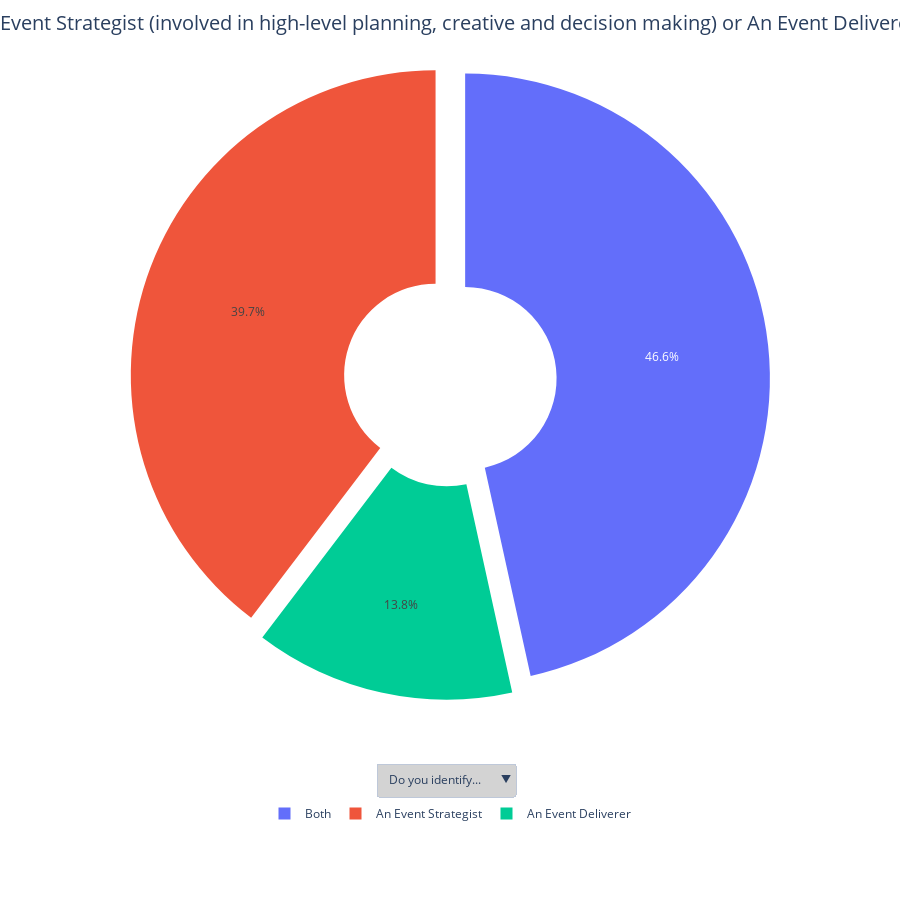

The cell this chart's notebook holds for it:
### Code cell
# Specify the column indices you want to visualize (replace with actual column names or indices)
columns_to_display = [ df.columns[1], df.columns[3] ,df.columns[15] ,df.columns[17] ,df.columns[19] ,df.columns[21] ,df.columns [22] ,df.columns[23] ,df.columns[24] ,df.columns[25]]

# Create an empty figure
fig = go.Figure()

# Add pie charts for each column, but make all but the first one invisible
for i, column in enumerate(columns_to_display):
    # Get the value counts for the current column
    value_counts = df[column].value_counts()
    
    # Create a pie chart for this column
    fig.add_trace(go.Pie(
        labels=value_counts.index,  # Unique answers
        values=value_counts.values,  # Counts of each unique answer
        visible=(i == 0),  # Make column 2 (first column in the list) visible by default
        name=column,
        hole=0.3,  # Optional: add a hole in the pie chart (donut style)
        pull=[0.05] * len(value_counts),  # Slightly pull slices apart for visual distinction
    ))

# Create the dropdown menu options with shorter titles if needed
dropdown_buttons = [
    {'label': col[:15] + '...' if len(col) > 15 else col,  # Shorten long column names
     'method': 'update',
     'args': [{'visible': [j == i for j in range(len(columns_to_display))]},  # Set visibility based on the selected column
              {'title': f'Totals for {col}'}],
     } 
    for i, col in enumerate(columns_to_display)
]

# Update the layout to include the dropdown menu and improve the layout
fig.update_layout(
    updatemenus=[{
        'buttons': dropdown_buttons,
        'direction': 'down',
        'showactive': True,
        'x': 0.5,  # Center the dropdown menu
        'xanchor': 'center',
        'y': -0.15,  # Move the dropdown higher (further off the bottom)
        'yanchor': 'bottom',
        'pad': {'r': 10, 't': 10},  # Reduce padding
        'font': {'size': 12},  # Adjust font size for the dropdown
        'type': 'dropdown',  # Ensure it's a dropdown
        'bgcolor': 'lightgrey',  # Optional: change dropdown background for better visibility
    }],
    title_text=f'Totals for {columns_to_display[0]}',  # Initial title for the first pie chart (column 2 by default)
    title_x=0.5,  # Center the title
    title_xanchor='center',
    titlefont_size=20,
  
    margin=dict(t=60, b=200),  # Add more margin to the bottom
    height=900,  # Adjust height of the figure
    legend=dict(orientation="h",  # Move the legend to the bottom
                yanchor="bottom",
                y=-0.2,  # Adjust legend position if needed
                xanchor="center",
                x=0.5),
    transition=dict(duration=500, easing='cubic-in-out'),  # Add smooth animation
)

# Show the figure
fig.show()

### Figure 1 — Plotly figure (JSON) as saved in the notebook; plotly's stock layout.template omitted (floating-point values rounded to 4 significant figures)
{"data": [{"hole": 0.3, "labels": ["Both", "An Event Strategist", "An Event Deliverer"], "name": "Do you identify more as: An Event Strategist (involved in high-level planning, creative and decision making) or An Event Deliverer (focused on logistics and execution)", "pull": [0.05, 0.05, 0.05], "type": "pie", "values": [27, 23, 8], "visible": true}, {"hole": 0.3, "labels": ["Director/Head of Events/Leader", "Senior Manager", "Manager", "Junior/Entry Level"], "name": "What best describes your job role?", "pull": [0.05, 0.05, 0.05, 0.05], "type": "pie", "values": [36, 10, 10, 2], "visible": false}], "layout": {"height": 900, "legend": {"orientation": "h", "x": 0.5, "xanchor": "center", "y": -0.2, "yanchor": "bottom"}, "margin": {"b": 200, "t": 60}, "title": {"font": {"size": 20}, "text": "Totals for Do you identify more as: An Event Strategist (involved in high-level planning, creative and decision making) or An Event Deliverer (focused on logistics and execution)", "x": 0.5, "xanchor": "center"}, "transition": {"duration": 500, "easing": "cubic-in-out"}, "updatemenus": [{"bgcolor": "lightgrey", "buttons": [{"args": [{"visible": [true, false]}, {"title": "Totals for Do you identify more as: An Event Strategist (involved in high-level planning, creative and decision making) or An Event Deliverer (focused on logistics and execution)"}], "label": "Do you identify...", "method": "update"}, {"args": [{"visible": [false, true]}, {"title": "Totals for What best describes your job role?"}], "label": "What best descr...", "method": "update"}], "direction": "down", "font": {"size": 12}, "pad": {"r": 10, "t": 10}, "showactive": true, "type": "dropdown", "x": 0.5, "xanchor": "center", "y": -0.15, "yanchor": "bottom"}]}}
